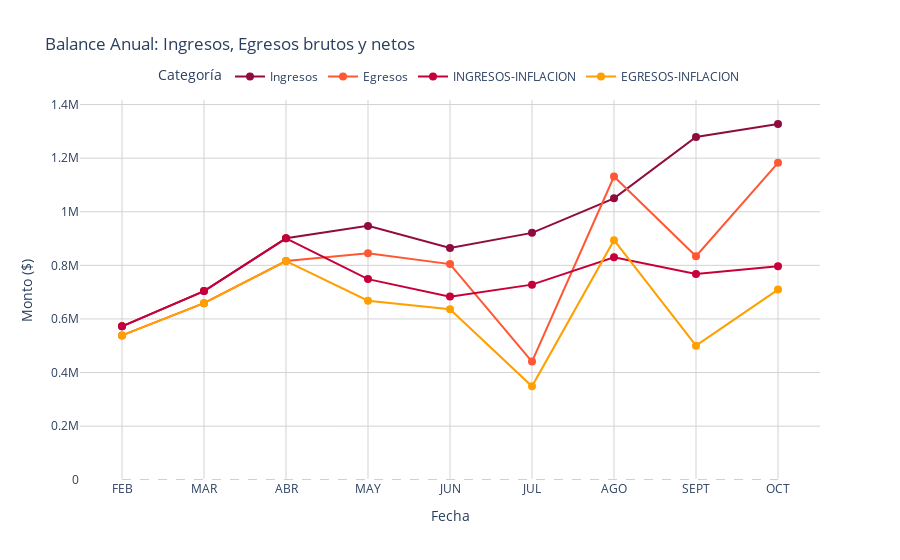

The notebook cell this image was saved under:
### Code cell
# Crear la figura con ingresos y egresos y sus correspondientes valores conforme la inflacion.  
fig = go.Figure()

# Ingresos
fig.add_trace(go.Scatter(
    x=ingresos_egresos_v['FECHA'], 
    y=ingresos_egresos_v['INGRESOS'], 
    mode='lines+markers',
    line=dict(color='#900C3F', width=2), 
    marker=dict(size=8, color='#900C3F', symbol='circle'),
    name='Ingresos'
))

# Egresos
fig.add_trace(go.Scatter(
    x=ingresos_egresos_v['FECHA'], 
    y=ingresos_egresos_v['EGRESOS'], 
    mode='lines+markers',
    line=dict(color='#FF5733', width=2), 
    marker=dict(size=8, color='#FF5733', symbol='circle'),
    name='Egresos'
))
# Ingresos - INFLACION
fig.add_trace(go.Scatter(
    x=ingresos_egresos_v['FECHA'], 
    y=ingresos_egresos_v['INGRESOS-INFLACION'], 
    mode='lines+markers',
    line=dict(color='#C70039', width=2), 
    marker=dict(size=8, color='#C70039', symbol='circle'),
    name='INGRESOS-INFLACION'
))

# Egresos - INFLACION
fig.add_trace(go.Scatter(
    x=ingresos_egresos_v['FECHA'], 
    y=ingresos_egresos_v['EGRESOS-INFLACION'], 
    mode='lines+markers',
    line=dict(color='#FF9F00', width=2), 
    marker=dict(size=8, color='#FF9F00', symbol='circle'),
    name='EGRESOS-INFLACION'
))

# Línea punteada en Y = 0 (ahora usando el rango extendido del eje X)
fig.add_shape(
    type="line",
    x0="FEB", x1="OCT",  # Ajustar manualmente para que cubra todo el rango
    y0=0, y1=0,
    line=dict(color="grey", width=0.5, dash="dash"),
)

# Configuración del diseño
fig.update_layout(
    title='Balance Anual: Ingresos, Egresos brutos y netos',
    xaxis_title='Fecha',
    yaxis_title='Monto ($)',
    plot_bgcolor='white',
    hovermode='x unified',
    legend=dict(title='Categoría', orientation='h', x=0.5, xanchor='center', y=1.1)
)

# Configurar los ejes
fig.update_xaxes(showgrid=True, gridcolor='lightgrey', tickformat='%b %Y')
fig.update_yaxes(showgrid=True, gridcolor='lightgrey')

# Mostrar el gráfico
fig.show()
pio.write_html(fig, 'Ingresos_y_egresos_inflacion_v.html', auto_open=True)

### Figure 1 — Plotly figure (JSON) as saved in the notebook; plotly's stock layout.template omitted (floating-point values rounded to 4 significant figures)
{"data": [{"line": {"color": "#900C3F", "width": 2}, "marker": {"color": "#900C3F", "size": 8, "symbol": "circle"}, "mode": "lines+markers", "name": "Ingresos", "type": "scatter", "x": ["FEB", "MAR", "ABR", "MAY", "JUN", "JUL", "AGO", "SEPT", "OCT"], "y": [572400, 704000, 900900, 947300, 864650, 921200, 1049950, 1279200, 1327450]}, {"line": {"color": "#FF5733", "width": 2}, "marker": {"color": "#FF5733", "size": 8, "symbol": "circle"}, "mode": "lines+markers", "name": "Egresos", "type": "scatter", "x": ["FEB", "MAR", "ABR", "MAY", "JUN", "JUL", "AGO", "SEPT", "OCT"], "y": [538700, 658900, 816070, 845340, 804700, 441097, 1131217, 833882, 1182500]}, {"line": {"color": "#C70039", "width": 2}, "marker": {"color": "#C70039", "size": 8, "symbol": "circle"}, "mode": "lines+markers", "name": "INGRESOS-INFLACION", "type": "scatter", "x": ["FEB", "MAR", "ABR", "MAY", "JUN", "JUL", "AGO", "SEPT", "OCT"], "y": [572400, 704000, 900900, 748700.0, 683300.0, 728000.0, 829800.0, 767520, 796470]}, {"line": {"color": "#FF9F00", "width": 2}, "marker": {"color": "#FF9F00", "size": 8, "symbol": "circle"}, "mode": "lines+markers", "name": "EGRESOS-INFLACION", "type": "scatter", "x": ["FEB", "MAR", "ABR", "MAY", "JUN", "JUL", "AGO", "SEPT", "OCT"], "y": [538700, 658900, 816070, 668100.0, 636000.0, 348600.0, 894000.0, 500300.0, 709500]}], "layout": {"hovermode": "x unified", "legend": {"orientation": "h", "title": {"text": "Categoría"}, "x": 0.5, "xanchor": "center", "y": 1.1}, "plot_bgcolor": "white", "shapes": [{"line": {"color": "grey", "dash": "dash", "width": 0.5}, "type": "line", "x0": "FEB", "x1": "OCT", "y0": 0, "y1": 0}], "title": {"text": "Balance Anual: Ingresos, Egresos brutos y netos"}, "xaxis": {"gridcolor": "lightgrey", "showgrid": true, "tickformat": "%b %Y", "title": {"text": "Fecha"}}, "yaxis": {"gridcolor": "lightgrey", "showgrid": true, "title": {"text": "Monto ($)"}}}}
